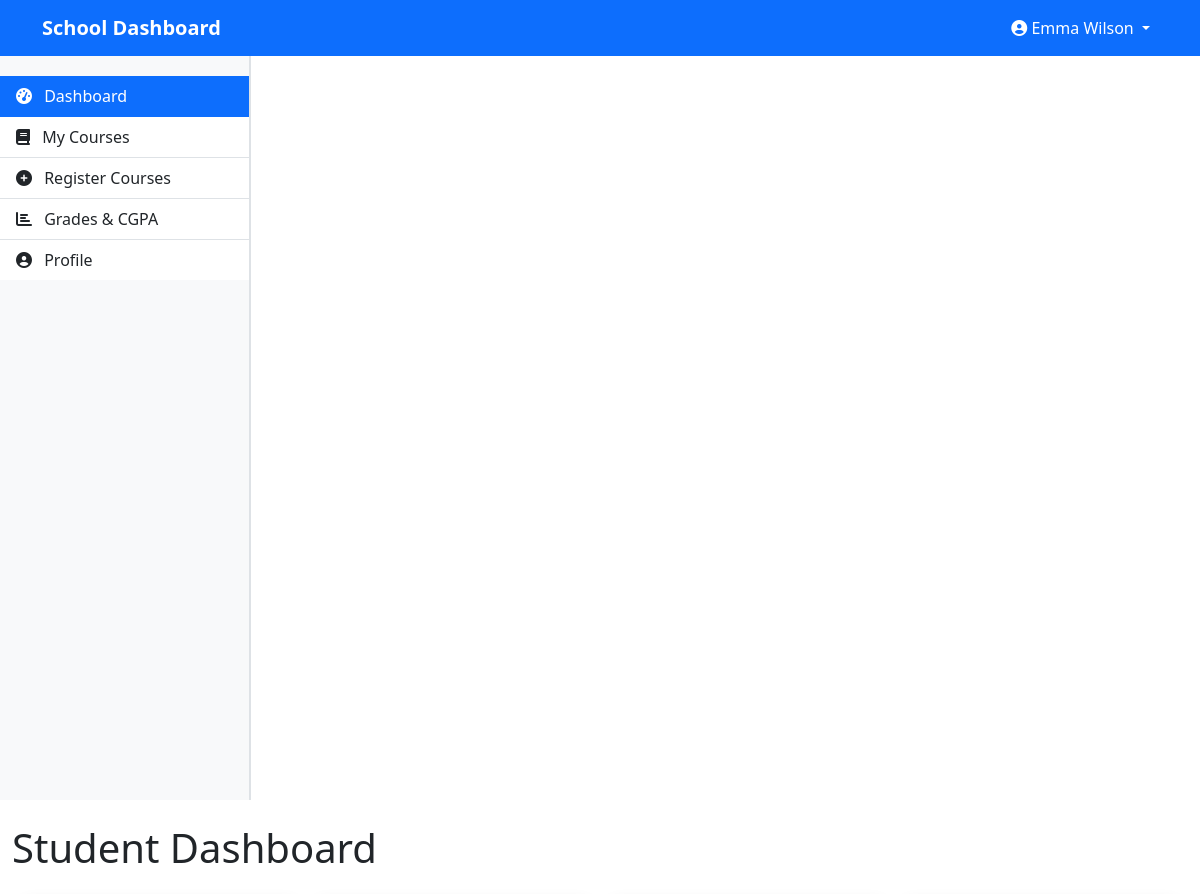
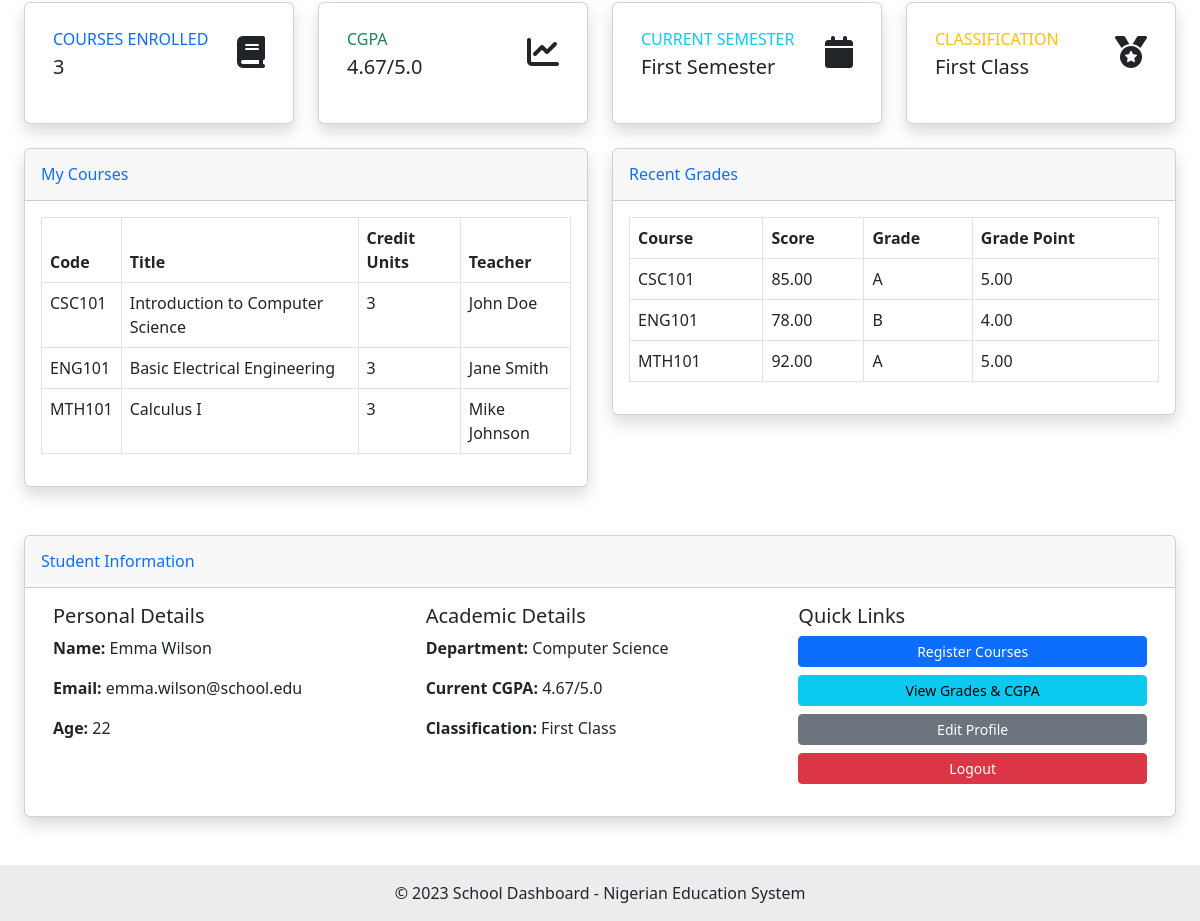
The app's page /student/dashboard.php (signed in) with its own data (2 pictures, top to bottom).
### tables this page shows
CREATE TABLE IF NOT EXISTS semesters (
    id INT AUTO_INCREMENT PRIMARY KEY,
    name VARCHAR(50) NOT NULL,
    is_current BOOLEAN DEFAULT FALSE
);

CREATE TABLE IF NOT EXISTS student_courses (
    id INT AUTO_INCREMENT PRIMARY KEY,
    student_id INT NOT NULL,
    course_id INT NOT NULL,
    semester_id INT NOT NULL,
    registered_at TIMESTAMP DEFAULT CURRENT_TIMESTAMP,
    FOREIGN KEY (student_id) REFERENCES users(id),
    FOREIGN KEY (course_id) REFERENCES courses(id),
    FOREIGN KEY (semester_id) REFERENCES semesters(id)
);

CREATE TABLE IF NOT EXISTS courses (
    id INT AUTO_INCREMENT PRIMARY KEY,
    course_code VARCHAR(20) NOT NULL,
    title VARCHAR(100) NOT NULL,
    department_id INT NOT NULL,
    semester_id INT NOT NULL,
    credit_units INT NOT NULL,
    teacher_id INT,
    FOREIGN KEY (department_id) REFERENCES departments(id),
    FOREIGN KEY (semester_id) REFERENCES semesters(id),
    FOREIGN KEY (teacher_id) REFERENCES users(id)
);

CREATE TABLE IF NOT EXISTS users (
    id INT AUTO_INCREMENT PRIMARY KEY,
    full_name VARCHAR(100) NOT NULL,
    email VARCHAR(100) NOT NULL UNIQUE,
    password VARCHAR(255) NOT NULL,
    user_type_id INT NOT NULL,
    department_id INT,
    age INT,
    profile_picture VARCHAR(255) DEFAULT 'default.jpg',
    created_at TIMESTAMP DEFAULT CURRENT_TIMESTAMP,
    FOREIGN KEY (user_type_id) REFERENCES user_types(id),
    FOREIGN KEY (department_id) REFERENCES departments(id)
);

CREATE TABLE IF NOT EXISTS grades (
    id INT AUTO_INCREMENT PRIMARY KEY,
    student_id INT NOT NULL,
    course_id INT NOT NULL,
    semester_id INT NOT NULL,
    score DECIMAL(5,2) DEFAULT NULL,
    grade CHAR(2) DEFAULT NULL,
    grade_point DECIMAL(3,2) DEFAULT NULL,
    graded_by INT NOT NULL,
    graded_at TIMESTAMP DEFAULT CURRENT_TIMESTAMP,
    FOREIGN KEY (student_id) REFERENCES users(id),
    FOREIGN KEY (course_id) REFERENCES courses(id),
    FOREIGN KEY (semester_id) REFERENCES semesters(id),
    FOREIGN KEY (graded_by) REFERENCES users(id)
);

CREATE TABLE IF NOT EXISTS departments (
    id INT AUTO_INCREMENT PRIMARY KEY,
    name VARCHAR(100) NOT NULL,
    created_at TIMESTAMP DEFAULT CURRENT_TIMESTAMP
);

### student/dashboard.php (the view, shortened to what the rows shown need)
<?php
require_once '../classes/SessionManager.php';
require_once '../classes/User.php';
require_once '../classes/Course.php';
require_once '../classes/Grade.php';
require_once '../classes/Semester.php';
require_once '../classes/Utility.php';
$user_id = SessionManager::getUserId();
$user = new User();
$userData = $user->getUserById($user_id);
$course = new Course();
$studentCourses = $course->getStudentCourses($user_id);
$semester = new Semester();
$currentSemester = $semester->getCurrentSemester();
$grade = new Grade();
$studentGrades = $grade->getStudentGrades($user_id);
$cgpa = $grade->calculateCGPA($user_id);
include '../includes/header.php';
?>
<div class="container-fluid">
    <h1 class="mt-4 mb-4">Student Dashboard</h1>
    <div class="row">
        <div class="col-xl-3 col-md-6 mb-4">
            <div class="card border-left-info shadow h-100 py-2">
                <div class="card-body">
                    <div class="row no-gutters align-items-center">
                        <div class="col mr-2">
                            <div class="text-xs font-weight-bold text-info text-uppercase mb-1">
                                Current Semester</div>
                            <div class="h5 mb-0 font-weight-bold text-gray-800">
                                <?php echo $currentSemester ? $currentSemester['name'] : 'N/A'; ?>
                            </div>
                        </div>
                    </div>
                </div>
            </div>
        </div>
    </div>
    <div class="row">
        <div class="col-lg-6 mb-4">
            <div class="card shadow mb-4">
                <div class="card-body">
                    <?php if (empty($studentCourses)): ?>
                        <p class="text-center">You are not enrolled in any courses.</p>
                        <div class="text-center">
                            <a href="register_courses.php" class="btn btn-primary">Register Courses</a>
                        </div>
                    <?php else: ?>
                        <div class="table-responsive">
                            <table class="table table-bordered">
                                <thead>
                                    <tr>
                                        <th>Code</th>
                                        <th>Title</th>
                                        <th>Credit Units</th>
                                        <th>Teacher</th>
                                    </tr>
                                </thead>
                                <tbody>
                                    <?php foreach (array_slice($studentCourses, 0, 5) as $course): ?>
                                        <tr>
                                            <td><?php echo $course['course_code']; ?></td>
                                            <td><?php echo $course['title']; ?></td>
                                            <td><?php echo $course['credit_units']; ?></td>
                                            <td><?php echo $course['teacher_name']; ?></td>
                                        </tr>
                                    <?php endforeach; ?>
                                </tbody>
                            </table>
                        </div>
                    <?php endif; ?>
                </div>
            </div>
        </div>
        <div class="col-lg-6 mb-4">
            <div class="card shadow mb-4">
                <div class="card-body">
                    <?php if (empty($studentGrades)): ?>
                        <p class="text-center">No grades available yet.</p>
                    <?php else: ?>
                        <div class="table-responsive">
                            <table class="table table-bordered">
                                <thead>
                                    <tr>
                                        <th>Course</th>
                                        <th>Score</th>
                                        <th>Grade</th>
                                        <th>Grade Point</th>
                                    </tr>
                                </thead>
                                <tbody>
                                    <?php foreach (array_slice($studentGrades, 0, 5) as $grade): ?>
                                        <tr>
                                            <td><?php echo $grade['course_code']; ?></td>
                                            <td><?php echo $grade['score']; ?></td>
                                            <td><?php echo $grade['grade']; ?></td>
                                            <td><?php echo $grade['grade_point']; ?></td>
                                        </tr>
                                    <?php endforeach; ?>
                                </tbody>
                            </table>
                        </div>
                    <?php endif; ?>
                </div>
            </div>
        </div>
    </div>
    <div class="row">
        <div class="col-lg-12 mb-4">
            <div class="card shadow mb-4">
                <div class="card-body">
                    <div class="row">
                        <div class="col-md-4 mb-3">
                            <h5>Personal Details</h5>
                            <p><strong>Name:</strong> <?php echo $userData['full_name']; ?></p>
                            <p><strong>Email:</strong> <?php echo $userData['email']; ?></p>
                            <p><strong>Age:</strong> <?php echo $userData['age']; ?></p>
                        </div>
                        <div class="col-md-4 mb-3">
                            <h5>Academic Details</h5>
                            <p><strong>Department:</strong> <?php echo $userData['department_name']; ?></p>
                            <p><strong>Current CGPA:</strong> <?php echo number_format($cgpa, 2); ?>/5.0</p>
                            <p><strong>Classification:</strong> <?php echo Utility::getCGPAClassification($cgpa); ?></p>
                        </div>
                    </div>
                </div>
            </div>
        </div>
    </div>
</div>
<?php
include '../includes/footer.php';
?>

### records on screen
semesters: name "First Semester"
student_courses: course.course_code "CSC101", course.title "Introduction to Computer Science", course.credit_units "3", users.full_name "John Doe"
student_courses: course.course_code "ENG101", course.title "Basic Electrical Engineering", course.credit_units "3", users.full_name "Jane Smith"
student_courses: course.course_code "MTH101", course.title "Calculus I", course.credit_units "3", users.full_name "Mike Johnson"
grades: course.course_code "CSC101", score "85.00", grade "A", grade_point "5.00"
grades: course.course_code "ENG101", score "78.00", grade "B", grade_point "4.00"
grades: course.course_code "MTH101", score "92.00", grade "A", grade_point "5.00"
users: full_name "Emma Wilson", email "emma.wilson@school.edu", age "22", department.name "Computer Science"

### other values on screen
SessionManager::getUserName() "Emma Wilson"
count($studentCourses) "3"
$cgpa "4.67"
Utility::getCGPAClassification($cgpa) "First Class"
